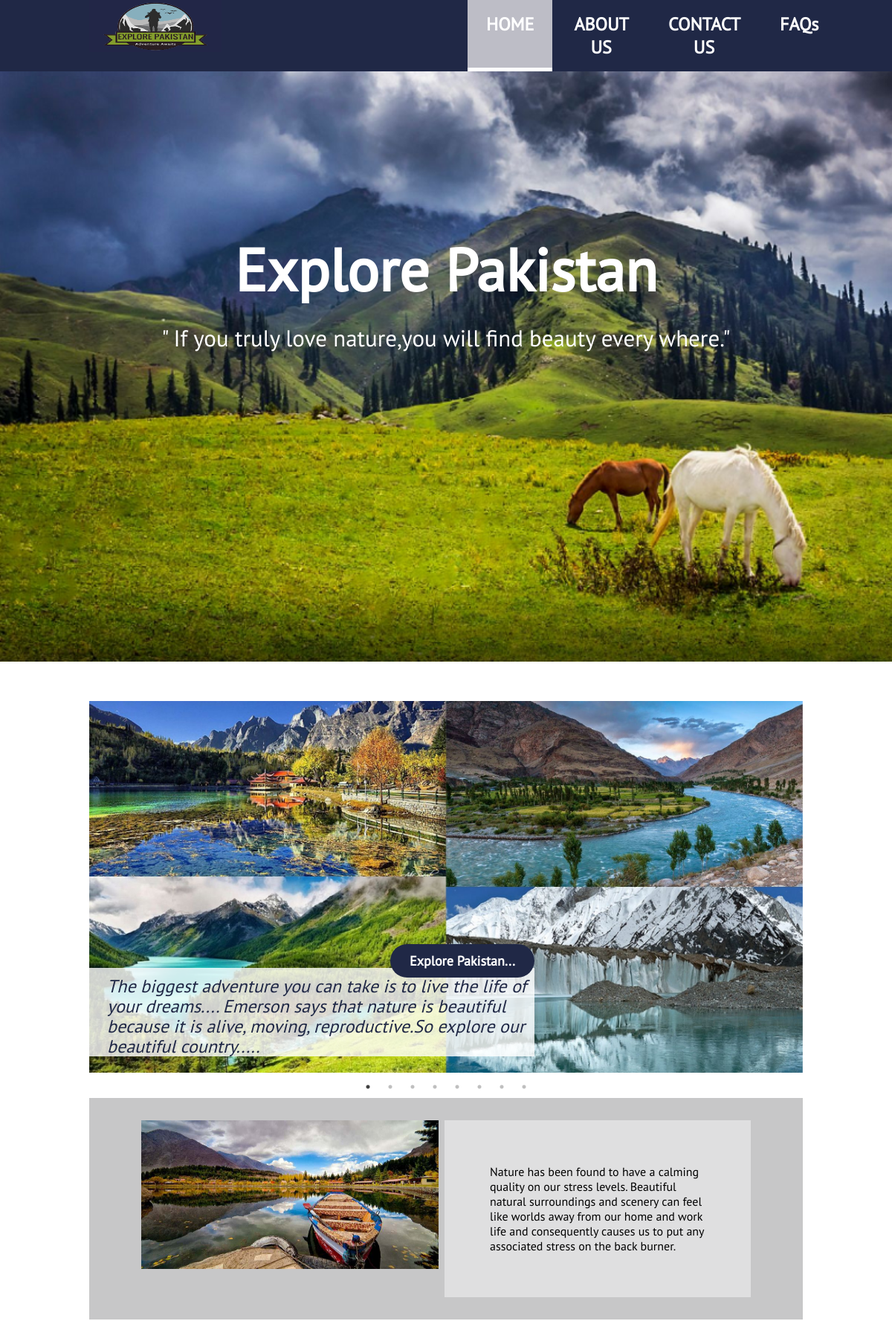
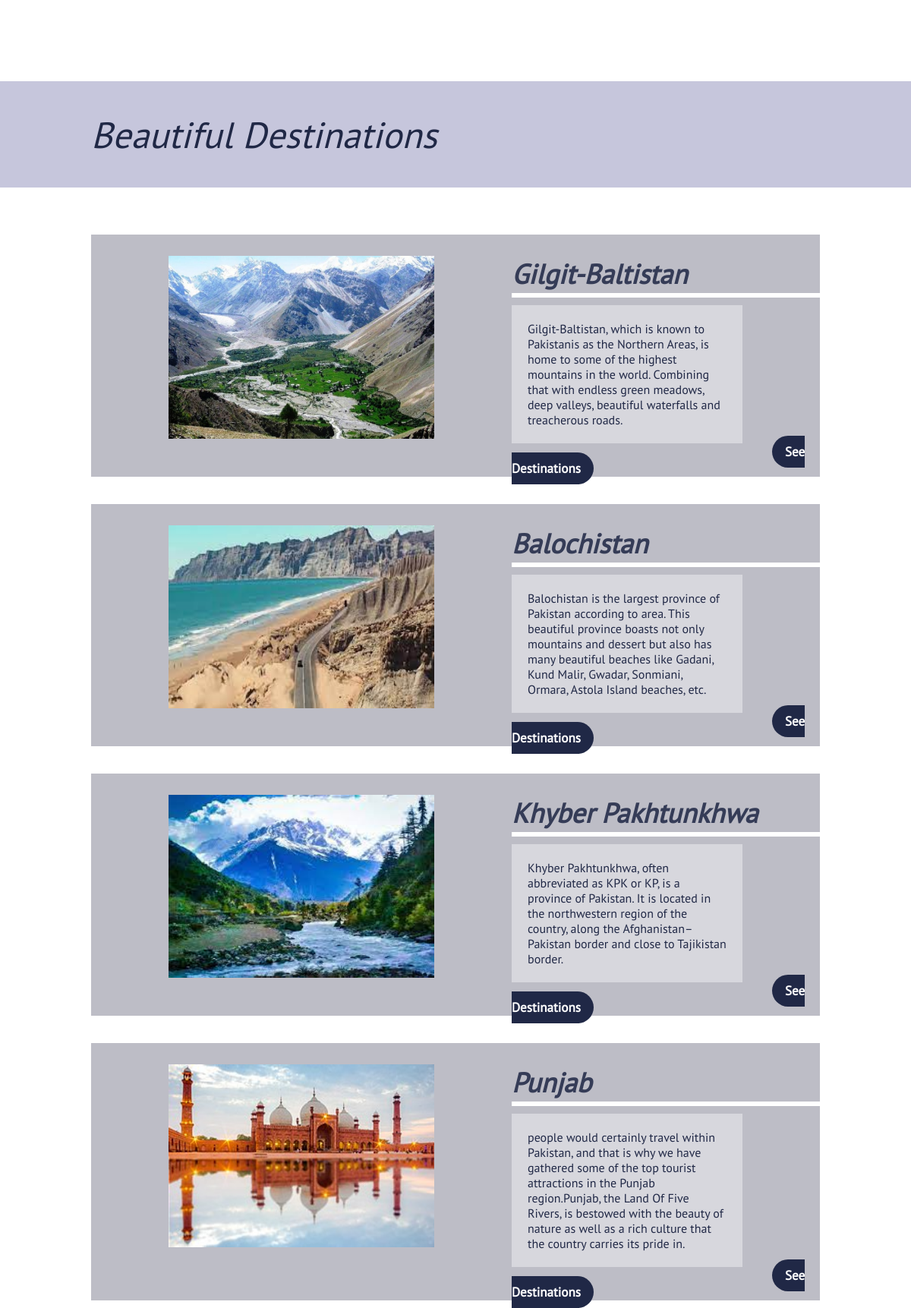
Page /explore_pakistan/home/ (upper part) on the committed database (2 pictures, top to bottom).
### explore_pakistan/models.py (models this page shows, shortened)
class Provincess(models.Model):
    province_name = models.CharField(max_length=200)
    province_image = models.ImageField( null=True, upload_to= "database_images/")
    province_description= models.TextField()

### explore_pakistan/views.py (the view)
# urls.py: path('home/', views.home, name= 'home' ),
def home(request):
    province_data=Provincess.objects.all()
    context={
        'province_data_info':province_data,
    }
    return render(request, 'home.html',context)

### explore_pakistan/templates/home.html (shortened to what this page needs)
{% extends "base_generic.html" %}
{% load static %}
{% block content %}
<header>
    <section id="header">
        <div class="container">
            <div class="flex">
                <div class="logo">
                    <img src="{% static 'images/exploe-removebg-preview.png' %}" width="178px" height="70px" alt="It is a logo.">
                </div>
                <div class="tabs">
                    <nav>
                        <ul id="nav">
                            <li class="btn active"><a href="{% url 'home' %}">HOME</a></li>
                            <li class="btn"><a href="{% url 'about' %}">ABOUT US</a></li>
                            <li class="btn"><a href="{% url 'contact' %}">CONTACT US</a></li>
                            <li class="btn"><a href="{% url 'faqs' %}">FAQs</a></li>
                        </ul>
                    </nav>
                </div>
            </div>
        </div>
    </section>
</header>
<section id="top">
    <div class="container">
        <div id="first">
             <p class="top">
                 Explore Pakistan
             </p>
             <p class="pra">
               " If you truly love nature,you will find beauty every where."
             </p>
        </div>
    </div>
</section>
<section id="frst">
    <div class="container">
         <div class="second">
            <img src="{% static 'images/collge.jpg' %}" height="500vh" width="800vh">
         </div>
         <div class="scnd">
            <div id="quote">
                <blockquote id="quote-1">
                     The biggest adventure you can take is to live the life of your dreams....
                     Emerson says that nature is beautiful because it is alive, moving, reproductive.So explore our beautiful country.....
                </blockquote>
             </div>
             <div class="buttonhead">
                 <a href="#section_one" class="button">Explore Pakistan...</a>
             </div>
        </div>
    </div>
</section>
<section id="thrd">
<div class="container">
    <div class="flexquote">
    <div class="image">
        <img src="{% static 'images/boat.jpg' %}" height="200vh" width="400vh">
    </div>
    <div class="para">
        <p class="txt">
            Nature has been found to have a calming quality on our stress levels. Beautiful natural surroundings and scenery can feel like worlds away from our home and work life and consequently causes us to put any associated stress on the back burner.
        </p>
    </div>
</div>
</div>
</section>
<section id="section_one">
    <div class="container">
        <div class="destination">
            <p>Beautiful Destinations</p>
        </div>
    </div>
</section>
{% for province in province_data_info %}
<section id="section_twohead">
    <div class="container">
        <div class="section_two">
            <div class="img">
                <img src="{{province.province_image.url}}" width="350px" height="241px" alt="Hunza Valley">
            </div>
            <div id="one1">
                <p class="heading">
                    {{province.province_name}}
                </p>
                <hr>
                <p class="content">
                   {{province.province_description}}
                </p>
                <a href="{% url 'details' province.id %}" id="css" style="border-radius: 30px;background-color: #202846;color: white;font-size: 17px;font-weight: 700;margin: -20px 26px 30px 343px;padding: 10px 17px;
            ">See Destinations</a>
            </div>
        </div>
    </div>
</section>
{% endfor %}
{% endblock %}

### explore_pakistan/static/css/home.css (style rules this page uses)
* { margin: 0%; font-family: PT Sans; }
.container { max-width: 1489px; width: 80%; margin: auto; }
header { position: sticky; top: 0; z-index: 1; }
.flex { display: flex; }
#nav { list-style-type: none; display: flex; }
#nav li:nth-child(1) { padding: 17px 25px 17px 25px; margin-left: 291px; }
section#header { background-color: #202846; display: flex; }
#nav li { padding: 17px 0px 17px 0px; margin-left: 4px; font-weight: 700; font-size: 24px; align-items: center; line-height: 31px; text-align: center; }
#nav .btn { padding: 17px 25px 17px 25px; margin-left: 4px; }
a { color: white; text-decoration: none; font-weight: 700; font-size: 24px; }
section#top { background-image: url('../images/1st-img.png'); background-repeat: no-repeat; background-size: cover; text-align: center; color: white; padding-bottom: 220px; margin-bottom: 53px; }
p.top { font-weight: 700; font-size: 80px; padding: 215px 0px 0px 0px; }
p.pra { font-size: 31px; margin-top: 20px; padding-bottom: 195px; }
div.scnd { margin: auto; color: black; overflow: visible; position: absolute; height: 102px; top: 1292px; }
div#quote { font-size: 24px; width: 575px; font-style: italic; background-color: rgba(255, 255, 255, 0.8); font-weight: 400; font-family: 'PT Sans'; color: #202846; padding: 11px 0px 0px 24px; line-height: 27px; margin-top: 10px; }
a.button { border-radius: 30px; background-color: #202846; padding: 11px 26px; font-size: 18px; font-weight: 700; margin: 0px 0px 2px 405px; position: absolute; top: -21.91%; }
.flexquote { display: flex; background-color: rgba(193, 193, 195, 0.9); }
.image { padding: 30px 8px 30px 70px; }
p.txt { background-color: rgba(234, 234, 235, 0.7); padding: 59px 61px; }
div.para { padding: 30px 70px 30px 0px; }
.destination p { padding: 39px 0px; font-family: 'PT Sans'; font-style: italic; font-weight: 400; font-size: 48px; line-height: 62px; color: #202846; margin-bottom: 62px; background-color: #C6C6DC; padding-left: 41px; margin-top: 109px; }
.section_two { background-color: #BDBDC6; display: flex; margin: 0px 0px 36px 0px; }
.img { padding: 28px 102px; }
p.heading { font-style: italic; font-weight: 700; font-size: 36px; line-height: 47px; color: #353C57; padding: 28px 0px 2px 0px; }
hr { border: 3px solid white; margin: 0px 102px 10px 0px; }
p.content { background-color: #D7D7DD; color: #202846; padding: 21px; margin-right: 102px; }
.btn { border: none; outline: none; padding: 10px 16px; cursor: pointer; font-size: 18px; }
.active, .btn:hover { border-bottom: 5px solid white; background-color: #BDBDC6; color: white; }
a#css { border-radius: 30px; background-color: #202846; color: white; font-size: 17px; font-weight: 700; margin: -20px 26px 30px 343px; padding: 10px 17px; }

### explore_pakistan/static/css/about-us.css (style rules this page uses)
.container { max-width: 1489px; width: 80%; margin: auto; }
header { position: sticky; top: 0; z-index: 1; }
.flex { display: flex; }
#nav { list-style-type: none; display: flex; }
#nav li:nth-child(1) { padding: 17px 25px 17px 25px; margin-left: 291px; }
section#header { background-color: #202846; display: flex; }
#nav li { padding: 17px 0px 17px 0px; margin-left: 4px; font-weight: 700; font-size: 24px; align-items: center; line-height: 31px; text-align: center; }
#nav .btn { padding: 17px 25px 17px 25px; margin-left: 4px; }
a { color: white; text-decoration: none; font-weight: 700; font-size: 24px; }
a { text-decoration: none; color: #353C57; }
hr { border: 3px solid white; margin: 0px -23px 10px 0px; }

### explore_pakistan/static/css/contact.css (style rules this page uses)
* { margin: 0px; font-family: PT Sans; }
.container { max-width: 1489px; width: 80%; margin: auto; }
header { position: sticky; top: 0; z-index: 1; }
.flex { display: flex; }
#nav { list-style-type: none; display: flex; }
#nav li:nth-child(1) { padding: 17px 25px 17px 25px; margin-left: 291px; }
section#header { background-color: #202846; display: flex; }
#nav li { padding: 17px 0px 17px 0px; margin-left: 4px; font-weight: 700; font-size: 24px; align-items: center; line-height: 31px; text-align: center; }
#nav .btn { padding: 17px 25px 17px 25px; margin-left: 4px; }
a { color: white; text-decoration: none; font-weight: 700; font-size: 24px; }
.btn { border: none; outline: none; padding: 10px 16px; cursor: pointer; font-size: 18px; }
.active, .btn:hover { border-bottom: 5px solid white; background-color: #BDBDC6; color: white; }

### rows in the picture
Provincess: province_image (picture), province_name "Gilgit-Baltistan", province_description "Gilgit-Baltistan, which is known to Pakistanis as the Northern Areas, is home to some of the highest mountains in the world. Combining that with endless green meadows, deep valleys, beautiful waterfalls and treacherous roads."
Provincess: province_image (picture), province_name "Balochistan", province_description "Balochistan is the largest province of Pakistan according to area. This beautiful province boasts not only mountains and dessert but also has many beautiful beaches like Gadani, Kund Malir, Gwadar, Sonmiani, Ormara, Astola Island beaches, etc."
Provincess: province_image (picture), province_name "Khyber Pakhtunkhwa", province_description "Khyber Pakhtunkhwa, often abbreviated as KPK or KP, is a province of Pakistan. It is located in the northwestern region of the country, along the Afghanistan–Pakistan border and close to Tajikistan border."
Provincess: province_image (picture), province_name "Punjab", province_description "people would certainly travel within Pakistan, and that is why we have gathered some of the top tourist attractions in the Punjab region.Punjab, the Land Of Five Rivers, is bestowed with the beauty of nature as well as a rich culture that the country carries its pride in."
